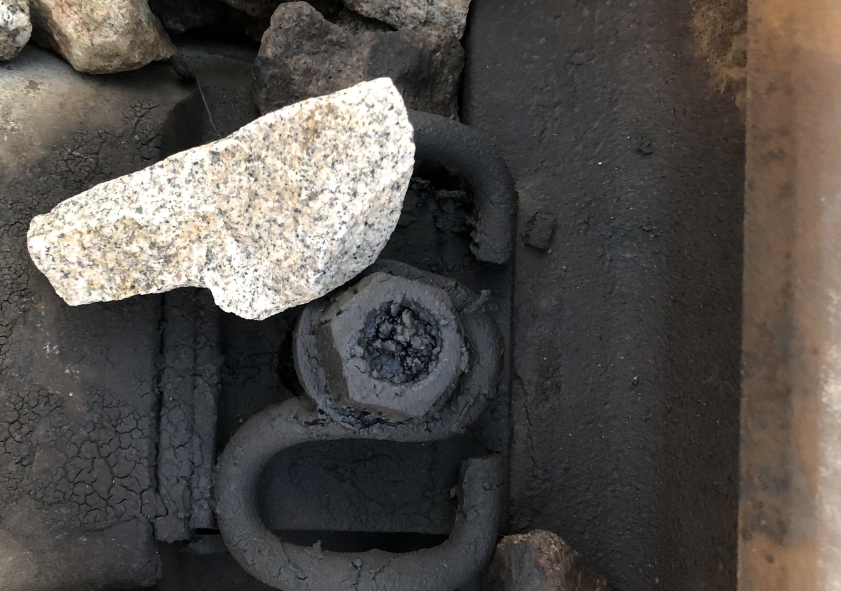
#> input picture images/rocks.jpg, 2523 x 1772 px (shown at 1/3 size)
$ python P_4_4_2_regionprops.py
#> lines starting #> are read from the running program, lines starting #| are printed output that depends on the picture; after the words box and inside, x2 and y2 are one past the last pixel; in counts of white or black regions, pixels touching at a corner belong together; long printed decimals are rounded
# Author: Sisi(Scarlett) Liu <scarlett.liu@csu.edu.cn>
# Uni: Central South University, Changsha, China
# Online course: Robotic Vision and Applications
# Created: 09-Sep-2020   Modified: 09-Sep-2020   Revision: 1.0
# Copyright � 2020 SR2V Ltd. All rights reserved

# Lecture 4-4-2 Region Properties

# load library
import cv2
import numpy as np

# load an image
img = cv2.imread('images/rocks.jpg')
#> img is the input picture: shape (1772, 2523, 3); mean B, G, R 75.4, 79.3, 83.6
img = cv2.resize(img,None,fx=0.3,fy=0.3) # resize the image by 70%
#> img: shape (532, 757, 3)
cv2.imshow('img',img)
cv2.waitKey(0)
imgray=cv2.cvtColor(img,cv2.COLOR_BGR2GRAY)
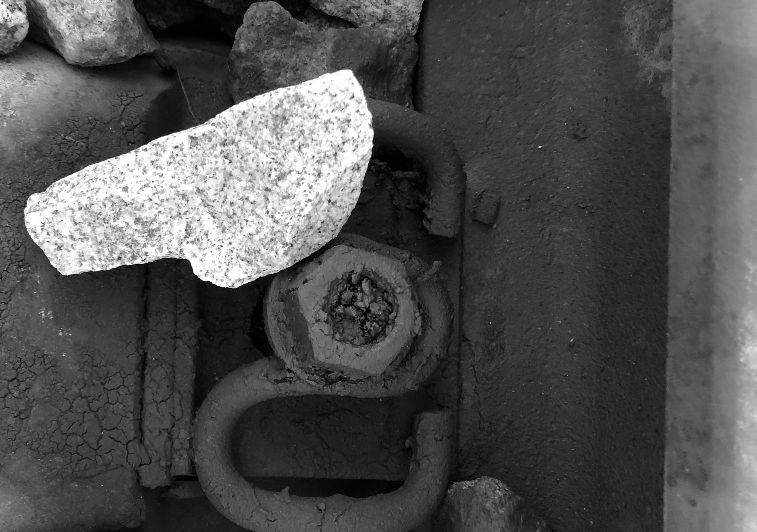
#> imgray: shape (532, 757); min 0, max 255, mean 80.1
ret,thresh = cv2.threshold(imgray,170,255,0)
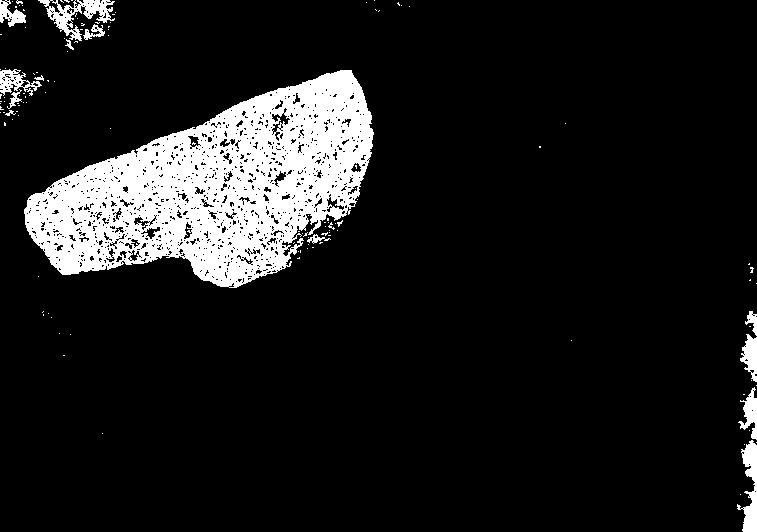
#> thresh: shape (532, 757); 11.2% white; 130 white regions (116 under 20 px), largest, box (x1, y1, x2, y2) and area: (24, 70, 374, 288) 40161, (38, 0, 115, 41) 1116, (737, 440, 757, 532) 942
cv2.imshow('thresh',thresh)
cv2.waitKey(0)

# morphological operation / close operation
kernel = cv2.getStructuringElement(cv2.MORPH_RECT,(5,5)) # Rectangular / Square Kernel
thresh = cv2.morphologyEx(thresh, cv2.MORPH_CLOSE, kernel)
#> thresh: shape (532, 757); 12.9% white; 31 white regions (26 under 20 px), largest, box (x1, y1, x2, y2) and area: (24, 70, 374, 288) 45817, (737, 311, 757, 532) 2342, (38, 0, 116, 50) 2119, (0, 68, 49, 120) 1179, (0, 0, 26, 28) 519
thresh = cv2.morphologyEx(thresh, cv2.MORPH_OPEN, kernel)
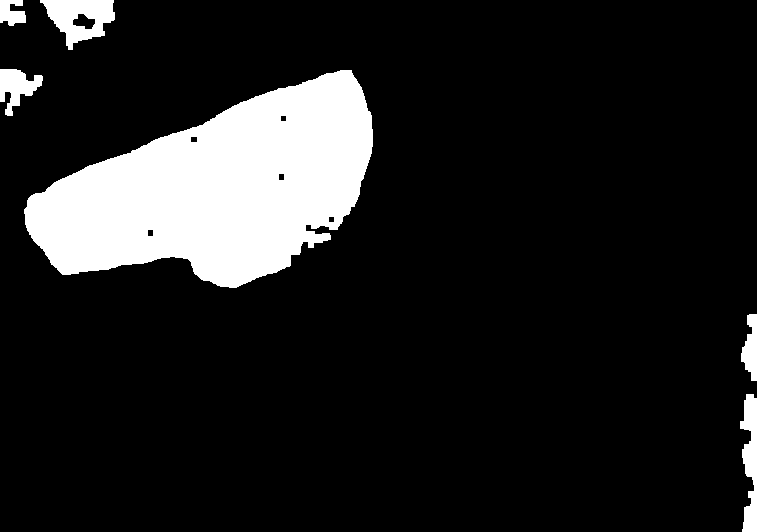
#> thresh: shape (532, 757); 12.8% white; 6 white regions
cv2.imshow('thresh2',thresh)
cv2.waitKey(0)
contours,hierarchy=cv2.findContours(thresh,cv2.RETR_TREE,cv2.CHAIN_APPROX_SIMPLE)
#> contours = 12 contours; largest, box (x1, y1, x2, y2) and area: (24, 70, 373, 288) 45444, (40, 0, 115, 50) 2180, (740, 394, 757, 532) 1352, (0, 69, 43, 116) 974, (741, 314, 757, 381) 624
img1 = img.copy()
img_draw = cv2.drawContours(img1,contours,-1,(0,255,0),5)
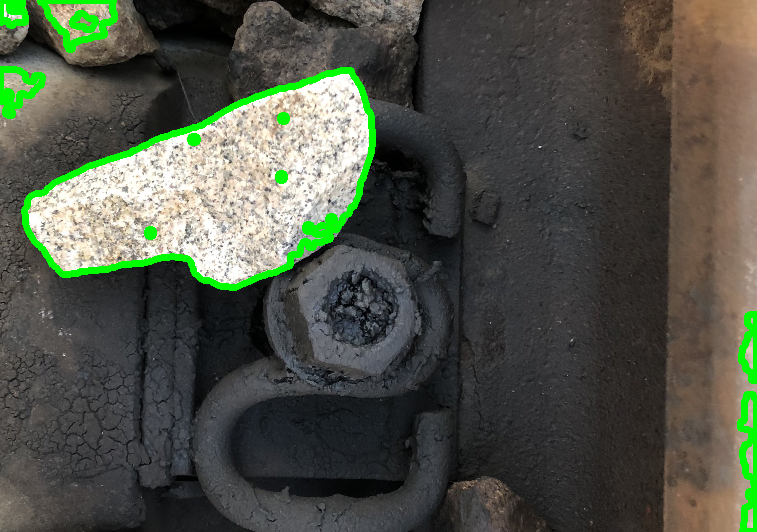
#> img_draw: shape (532, 757, 3); mean B, G, R 70.4, 82.5, 78
cv2.imshow('contours2',img_draw)
cv2.waitKey(0)

# filtering out the largest area
areas = []
for i in range(0, len(contours)):
    areas.append(cv2.contourArea(contours[i]))
#> this loop made 12 passes
#> after the loop, areas = [1352.5, 624, 45444, 40, 34, 40, 40, 34, 974.5, 2180.5, 239, 430.5]
print(areas)
#| [1352.5, 624.0, 45444.0, 40.0, 34.0, 40.0, 40.0, 34.0, 974.5, 2180.5, 239.0, 430.5]
max_value = max(areas)
#> max_value = 45444
max_index = areas.index(max_value)
#> max_index = 2
print(max_value,max_index)
#| 45444.0 2

# Contour Features (轮廓特征)
# 1. Moments
cnt = contours[max_index]
#> cnt = contour of 473 points, box (x1, y1, x2, y2) (24, 70, 373, 288), area 45444
M = cv2.moments(cnt)
#> M = moments, m00 45444, centre m10/m00, m01/m00 = (217.4, 188.3)
# From this moments, you can extract useful data like area, centroid etc.
# Centroid is given by the relations, C_x = \frac{M_{10}}{M_{00}} and
# C_y = \frac{M_{01}}{M_{00}}. This can be done as follows:
cx = int(M['m10']/M['m00']) #计算轮廓重心
#> cx = 217
cy = int(M['m01']/M['m00'])
#> cy = 188
img2 = img.copy()
# keep thickness as a negative number for filled circle
img_draw2 = cv2.circle(img2, (cx,cy), radius=5, color=(0, 0, 255), thickness=-1)
cv2.imshow('center',img_draw2)
cv2.waitKey(0)

# 2. Contour Area （计算轮廓面积）
# Contour area is given by the function cv2.contourArea() or from moments, M[‘m00’].
area = cv2.contourArea(cnt)
#> area = 45444

# 3. Contour Perimeter （计算轮廓周长）
perimeter = cv2.arcLength(cnt,True)
#> perimeter = 1076.1

# 4. Contour Approximation （轮廓多边形逼近）
# 4.1进行多边形逼近，得到多边形的角点
epsilon = 0.01*cv2.arcLength(cnt,True) # you can change o.1 to 0.01
#> epsilon = 10.76
approx = cv2.approxPolyDP(cnt,epsilon,True)
#> approx = contour of 13 points, box (x1, y1, x2, y2) (27, 70, 373, 287), area 43709
print(approx)
#| [[[351  70]]
#|  [[ 89 165]]
#|  [[ 28 198]]
#|  [[ 27 230]]
#|  [[ 62 274]]
#|  [[170 256]]
#|  [[220 286]]
#|  [[276 272]]
#|  [[303 241]]
#|  [[330 239]]
#|  [[306 224]]
#|  [[337 229]]
#> (further printed lines are left out)
# 4.2画出多边形
img3 = img.copy()
img_draw3 = cv2.polylines(img3,[approx],True,(0,0,255),2)
cv2.imshow('Contour Approximation',img_draw3)
cv2.waitKey(0)

# 5. Convex Hull (凸包)
hull = cv2.convexHull(cnt)
#> hull = contour of 35 points, box (x1, y1, x2, y2) (24, 70, 373, 288), area 48916
img4 = img.copy()
img_draw4 = cv2.polylines(img4,[hull],True,(0,0,255),2)
cv2.imshow('hull',img_draw4)
cv2.waitKey(0)

# 6. Checking Convexity. It just return whether True or False
# 检查凸度, 检查曲线是否凸起, 返回值为True或False.
k = cv2.isContourConvex(cnt)
#> k = False
print(k)
#| False

# 7. Bounding Rectangle. There are two types of bounding rectangles.
# 7.a Straight Bounding Rectangle 边界矩形
x,y,w,h = cv2.boundingRect(cnt)
#> x = 24; y = 70; w = 349; h = 218
img5 = img.copy()
img_draw5 = cv2.rectangle(img5,(x,y),(x+w,y+h),(0,255,0),2)
cv2.imshow('Bounding Rectangle',img_draw5)
cv2.waitKey(0)
# 7.b. Rotated Rectangle 旋转边界矩形
rect = cv2.minAreaRect(cnt)
#> rect = ((213.6, 205.5), (363.3, 170.8), -22.65)
box = cv2.boxPoints(rect)
#> box = [[78.84, 354.3], [13.09, 196.7], [348.4, 56.78], [414.1, 214.4]]
box = np.int0(box)
#> box = [[78, 354], [13, 196], [348, 56], [414, 214]]
img_draw5 = cv2.drawContours(img5,[box],0,(0,0,255),2)
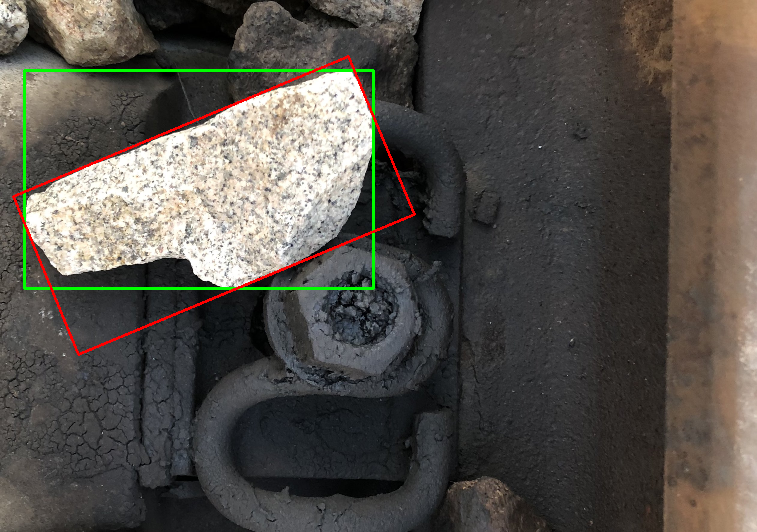
#> img_draw5: shape (532, 757, 3); mean B, G, R 74.4, 80.4, 84.4
cv2.imshow('Bounding Rectangle',img_draw5)
cv2.waitKey(0)

# 8. Minimum Enclosing Circle 最小封闭圈
(x,y),radius = cv2.minEnclosingCircle(cnt)
#> x = 195.5; y = 161.9; radius = 181.7
center = (int(x),int(y))
#> center = (195, 161)
radius = int(radius)
#> radius = 181
img6 = img.copy()
img_draw6 = cv2.circle(img6,center,radius,(0,255,0),2)
cv2.imshow('img_draw6',img_draw6)
cv2.waitKey(0)

# 9. Fitting an Ellipse 拟合椭圆
ellipse = cv2.fitEllipse(cnt)
#> ellipse = ((221.9, 189.5), (167.4, 384), 70.62)
img_draw6 = cv2.ellipse(img6,ellipse,(0,255,0),2)
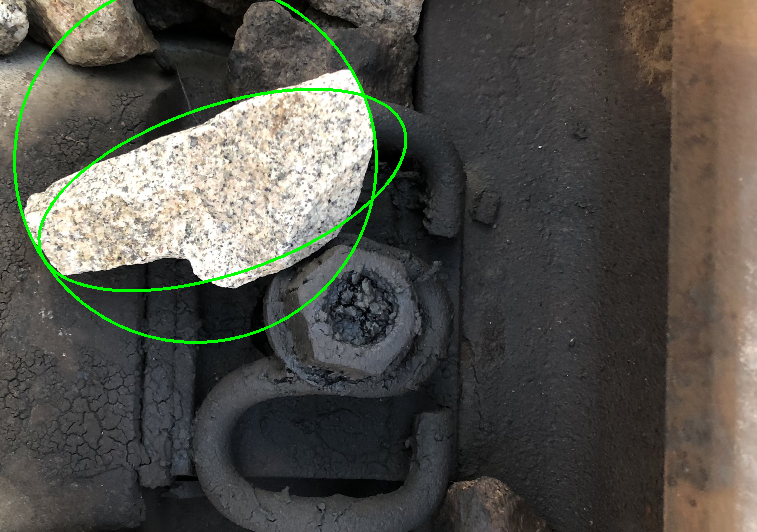
#> img_draw6: shape (532, 757, 3); mean B, G, R 74.1, 81.4, 82.3
cv2.imshow('img_draw6',img_draw6)
cv2.waitKey(0)

# 10. Fitting a Line 拟合线条
rows,cols = img.shape[:2]
#> rows = 532; cols = 757
[vx,vy,x,y] = cv2.fitLine(cnt, cv2.DIST_L2,0,0.01,0.01)
#> vx = [0.969]; vy = [-0.248]; x = [215.6]; y = [183.6]
lefty = int((-x*vy/vx) + y)
#> lefty = 238
righty = int(((cols-x)*vy/vx)+y)
#> righty = 45
img7 = img.copy()
img_draw7 = cv2.line(img7,(cols-1,righty),(0,lefty),(0,255,0),2)
cv2.imshow('Fitting a Line',img_draw7)
cv2.waitKey(0)

cv2.destroyAllWindows()

# ContoursProperties（轮廓属性）
# Solidity、Equivalent Diameter, Mask image,Mean Intensity ....
# 1. 纵横比(Aspect Ratio)
x,y,w,h = cv2.boundingRect(cnt)
#> x = 24; y = 70
aspect_ratio = float(w)/h
#> aspect_ratio = 1.6
print(aspect_ratio)
#| 1.601

# 2. 范围(Extent)
area = cv2.contourArea(cnt)
x,y,w,h = cv2.boundingRect(cnt)
rect_area = w*h
#> rect_area = 76082
extent = float(area)/rect_area
#> extent = 0.597
print(extent)
#| 0.5973

# 3. 密实度(Solidity)
area = cv2.contourArea(cnt)
hull = cv2.convexHull(cnt)
hull_area = cv2.contourArea(hull)
#> hull_area = 48916.5
solidity = float(area)/hull_area
#> solidity = 0.929
print(solidity)
#| 0.929

# 4. 等效直径(EquivalentDiameter)
area = cv2.contourArea(cnt)
equi_diameter = np.sqrt(4*area/np.pi)
#> equi_diameter = 240.5
print(equi_diameter)
#| 240.543

# 5. 方向(Orientation)
(x,y),(MA,ma),angle = cv2.fitEllipse(cnt)
#> x = 221.9; y = 189.5; MA = 167.4; ma = 384; angle = 70.62
print((x,y),(MA,ma),angle)
#| (221.908, 189.483) (167.377, 383.990) 70.619

# 6.蒙版和像素点(Maskand Pixel Points)
mask = np.zeros(imgray.shape,np.uint8)
cv2.drawContours(mask,[cnt],0,255,-1)
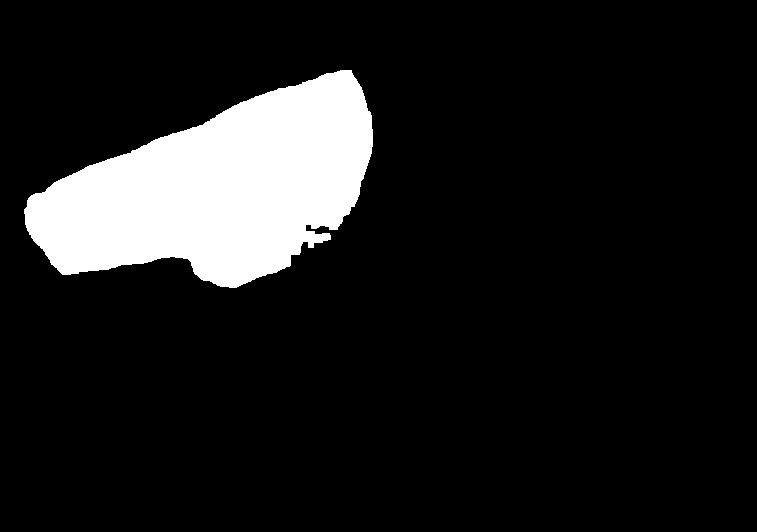
#> mask: shape (532, 757); 11.4% white; 1 white region, box (x1, y1, x2, y2) and area: (24, 70, 373, 288) 45923
pixelpoints = np.transpose(np.nonzero(mask)) # Numpy以(行，列)格式给出坐标
#> pixelpoints = 45923 pairs, first value 70 to 287, second value 24 to 372
#pixelpoints = cv2.findNonZero(mask) # OpenCV以(x,y)格式给出坐标, row=x和column=y

# 7. 最大最小值和它们的位置(maximumvalue,minimum value and their locations)
min_val, max_val, min_loc, max_loc = cv2.minMaxLoc(imgray,mask = mask)
#> min_val = 27; max_val = 255; min_loc = (291, 245); max_loc = (344, 71)
print(min_val, max_val, min_loc, max_loc)
#| 27.0 255.0 (291, 245) (344, 71)

# 8. 平均颜色或平均强度(meanColor or mean Intensity)
mean_val = cv2.mean(img,mask = mask)
#> mean_val = (202, 214.1, 221.3, 0)
print(mean_val)
#| (201.950, 214.145, 221.302, 0.0)

# 9. 极值点(ExtremePoints)
leftmost = tuple(cnt[cnt[:,:,0].argmin()][0])
#> leftmost = (24, 209)
rightmost = tuple(cnt[cnt[:,:,0].argmax()][0])
#> rightmost = (372, 146)
topmost = tuple(cnt[cnt[:,:,1].argmin()][0])
#> topmost = (340, 70)
bottommost = tuple(cnt[cnt[:,:,1].argmax()][0])
#> bottommost = (229, 287)
# draw four Extreme Points
img8 = img.copy()
img_draw8 = cv2.circle(img8, leftmost, radius=5, color=(0, 0, 255), thickness=-1)
img_draw8 = cv2.circle(img8, rightmost, radius=5, color=(0, 0, 255), thickness=-1)
#> img_draw8: shape (532, 757, 3); mean B, G, R 75.2, 79.2, 83.6
img_draw8 = cv2.circle(img8, topmost, radius=5, color=(0, 0, 255), thickness=-1)
#> img_draw8: shape (532, 757, 3); mean B, G, R 75.2, 79.2, 83.6
img_draw8 = cv2.circle(img8, bottommost, radius=5, color=(0, 0, 255), thickness=-1)
#> img_draw8: shape (532, 757, 3); mean B, G, R 75.2, 79.1, 83.7
cv2.imshow('Extreme Points',img_draw8)
cv2.waitKey(0)

$ run again, with images/dinner.jpg copied over images/rocks.jpg
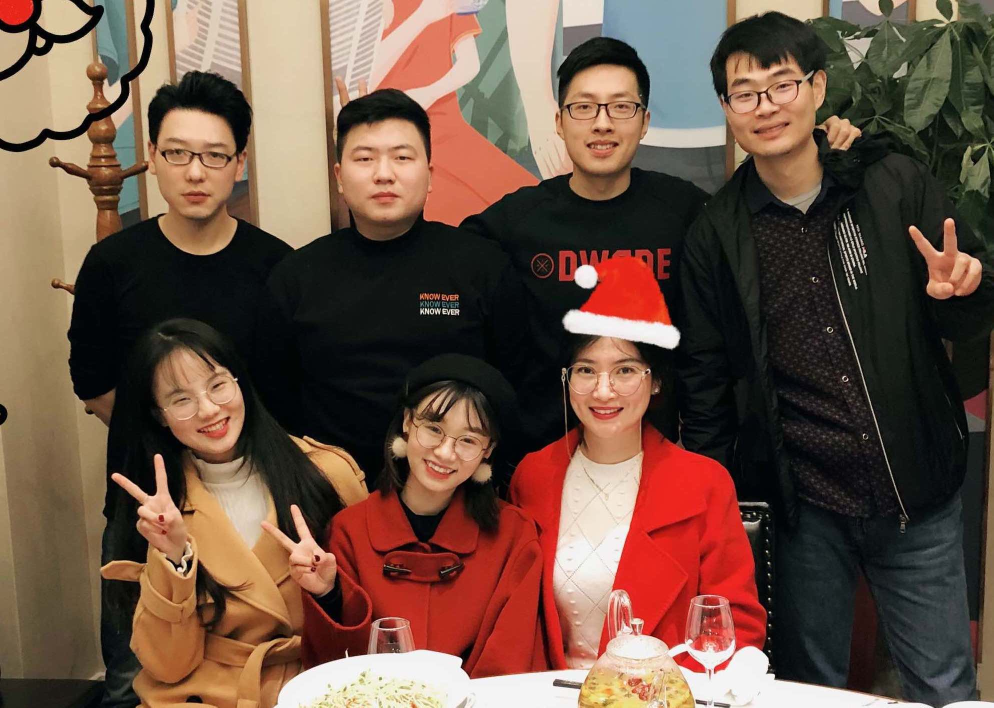
#> input picture images/dinner.jpg, 1987 x 1415 px (shown at 1/2 size)
#> img is the input picture: shape (1415, 1987, 3); mean B, G, R 67.9, 82.1, 108.6
#> img: shape (424, 596, 3)
#> `thresh = cv2.morphologyEx(thresh, cv2.MORPH_OPEN, kernel)`:
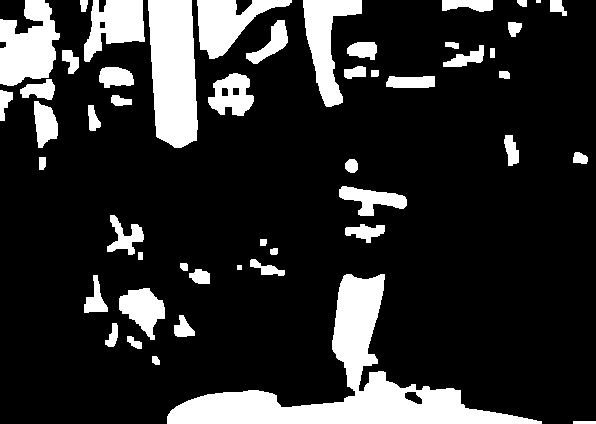
#> thresh: shape (424, 596); 17.7% white; 50 white regions (1 under 20 px)
#> contours = 54 contours, 2 with area under 20; largest, box (x1, y1, x2, y2) and area: (167, 274, 542, 424) 13117, (148, 0, 198, 148) 5978, (0, 0, 60, 86) 3349, (303, 0, 362, 107) 2702, (197, 0, 292, 59) 2524
#> the loop `for i in range(0, len(contours)):` made 54 passes
#> after the loop `for i in range(0, len(contours)):`: areas = 54 values, max 13117 at index 7, min 8 at index 44, mean 784
#> (printed output is left out)
#> max_value = 13117
#> max_index = 7
#| 13117.0 7
#> cnt = contour of 284 points, box (x1, y1, x2, y2) (167, 274, 542, 424), area 13117
#> M = moments, m00 13117, centre m10/m00, m01/m00 = (345.2, 383.3)
#> cx = 345
#> cy = 383
#> area = 13117
#> perimeter = 1179
#> epsilon = 11.79
#> approx = contour of 10 points, box (x1, y1, x2, y2) (167, 274, 542, 424), area 11578
#| [[[167 416]]
#|  [[541 423]]
#|  [[383 371]]
#|  [[359 391]]
#|  [[384 274]]
#|  [[339 287]]
#> (further printed lines are left out)
#> hull = contour of 10 points, box (x1, y1, x2, y2) (167, 274, 542, 424), area 31800
#> k = False
#| False
#> `x,y,w,h = cv2.boundingRect(cnt)`: x = 167; y = 274; w = 375; h = 150
#> rect = ((354, 348.5), (149, 374), -90)
#> box = [[541, 423], [167, 423], [167, 274], [541, 274]]
#> `(x,y),radius = cv2.minEnclosingCircle(cnt)`: x = 354; y = 419.5; radius = 187
#> center = (354, 419)
#> ellipse = ((-13067.3, -2040.2), (1076.6, 27400.6), 100.1)
#> `[vx,vy,x,y] = cv2.fitLine(cnt, cv2.DIST_L2,0,0.01,0.01)`: vx = [1]; vy = [-0.0243]; x = [353.2]; y = [367.3]
#> lefty = 375
#> righty = 361
#> `x,y,w,h = cv2.boundingRect(cnt)`: x = 167; y = 274
#> aspect_ratio = 2.5
#| 2.5
#> rect_area = 56250
#> extent = 0.233
#| 0.2332
#> hull_area = 31799.5
#> solidity = 0.412
#| 0.4125
#> equi_diameter = 129.2
#| 129.233
#> `(x,y),(MA,ma),angle = cv2.fitEllipse(cnt)`: x = -13067.3; y = -2040.2; MA = 1076.6; ma = 27400.6; angle = 100.1
#| (-13067.335, -2040.211) (1076.587, 27400.584) 100.069
#> `cv2.drawContours(mask,[cnt],0,255,-1)`:
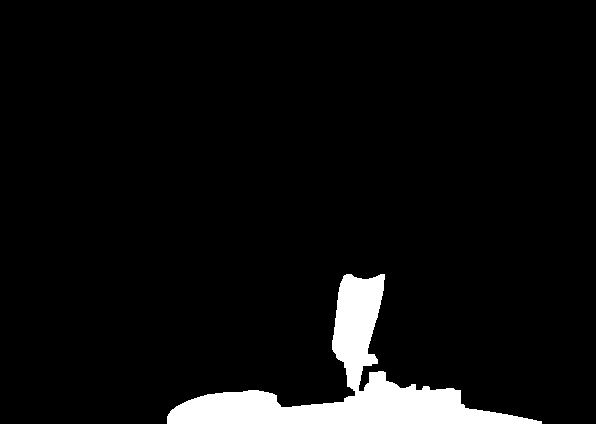
#> mask: shape (424, 596); 5.4% white; 1 white region, box (x1, y1, x2, y2) and area: (167, 274, 542, 424) 13676
#> pixelpoints = 13676 pairs, first value 274 to 423, second value 167 to 541
#> min_val = 9; max_val = 251; min_loc = (459, 390); max_loc = (438, 391)
#| 9.0 251.0 (459, 390) (438, 391)
#> mean_val = (202.9, 218.2, 234.2, 0)
#| (202.871, 218.214, 234.220, 0.0)
#> leftmost = (167, 416)
#> rightmost = (541, 423)
#> topmost = (346, 274)
#> bottommost = (167, 423)
